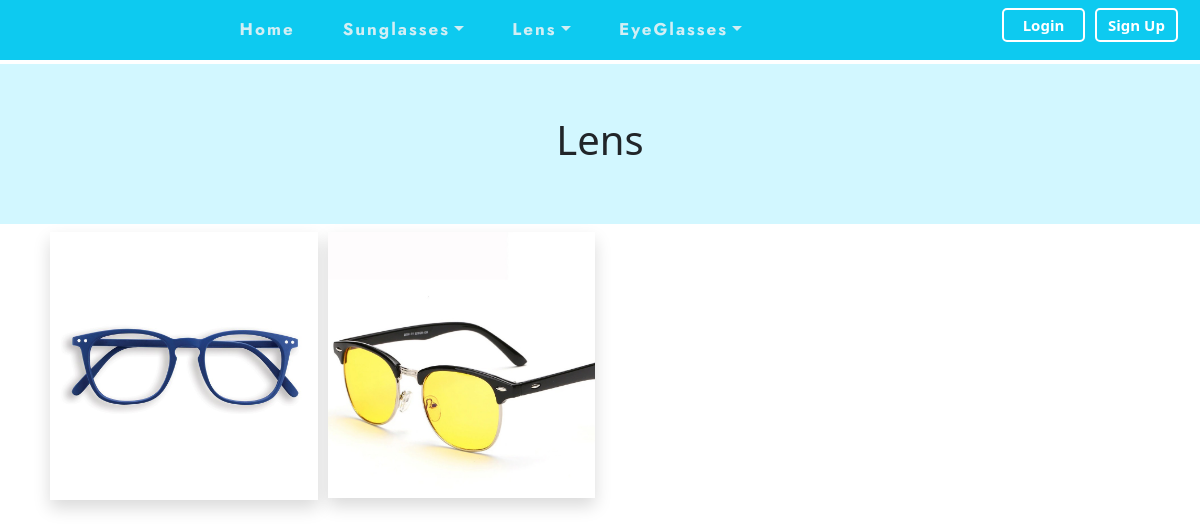
The page /prodgallery.php?sub_catg_id=1 on the database its author committed.
### tables this page shows
CREATE TABLE `categories` (
  `ID` int(11) NOT NULL,
  `Categories_name` varchar(255) NOT NULL,
  `totalSub_catg` int(11) NOT NULL
);

CREATE TABLE `sub_categories` (
  `ID` int(11) NOT NULL,
  `Catg_ID` int(255) NOT NULL,
  `totalProducts` int(11) NOT NULL,
  `Sub_catg_name` varchar(255) NOT NULL
);

CREATE TABLE `products` (
  `Sub_catg_ID` int(11) NOT NULL,
  `P_Name` text NOT NULL,
  `P_Desc` text NOT NULL,
  `P_price` varchar(255) NOT NULL,
  `color` varchar(255) NOT NULL,
  `Img_name` text NOT NULL,
  `ID` int(11) NOT NULL
);

### dbh/conn.php (called while the page is built, shortened)
<?php
function ENC($string, $action = 'encrypt')
{
  $encrypt_method = "AES-256-CBC";
  $secret_key = 'ZvOLdaDY4222yxiAVQuD3xg9bjbJ';
  $secret_iv = 'B7hm482C0zj';
  $key = hash('sha256', $secret_key);
  $iv = substr(hash('sha256', $secret_iv), 0, 16);
  if ($action == 'encrypt') {
    $output = openssl_encrypt($string, $encrypt_method, $key, 0, $iv);
    $output = base64_encode($output);
  } else if ($action == 'decrypt') {
    $output = openssl_decrypt(base64_decode($string), $encrypt_method, $key, 0, $iv);
  }
  return $output;
}

### prodgallery.php (the view, shortened to what this page needs)
<!DOCTYPE html>
<html lang="en">
<head>
    <link rel="stylesheet" href="css/style.css" />
    <link href="https://cdn.jsdelivr.net/npm/bootstrap@5.0.2/dist/css/bootstrap.min.css" rel="stylesheet" />
</head>
<body>
    <?php
    include_once "includes/nav.php";
    ?>
    <section style="margin-top:4rem;">
    <?php
            $sub_catg_id = $_GET['sub_catg_id'];
            $sql1 = "SELECT * FROM sub_categories  sc
            INNER JOIN categories c
            ON sc.Catg_ID = c.ID
            WHERE sc.ID = {$sub_catg_id}";
            $result1 = mysqli_query($conn, $sql1);
            if(mysqli_num_rows($result1) > 0){
                while($rows1 = mysqli_fetch_assoc($result1)){
                    echo '<div class="demo-banner">
                            <div class="container-fluid d-flex align-items-center">
                                <div class="col-12 my-auto">
                                    <h1 class="text-center">'.ENC($rows1['Categories_name'],'decrypt').'</h1>
                                </div>
                            </div>
                          </div>';
                }
            }
            ?>
        <div class="container"  >
            <div class="row align-items-center mb-4">
                <div class="col-lg-12 col-md-12 col-sm-12 col-12">
                    <div class="card-columns p-2">
                        <?php
                        $sql = "SELECT * FROM products WHERE Sub_catg_ID = {$sub_catg_id};";
                        $result = mysqli_query($conn,$sql);
                        if(mysqli_num_rows($result) > 0){
                            while($rows = mysqli_fetch_assoc($result)){
                                echo "<div class='cards shadow'><a href='preview.php?id=".$rows['ID']."'><img src='uploads/".ENC($rows['Img_name'],'decrypt')."'class='img-fluid'></a></div>";
                            }
                        }
                        ?>
                    </div>
                </div>
            </div>
        </div>
    </section>
</body>
</html>

### includes/nav.php (shortened to what this page needs)
<nav class="navbar navbar-expand-lg navbar-dark bg-info fixed-top">
        <div class="container-fluid">
            <div class="collapse navbar-collapse" id="navbarNav">
                <ul class="navbar-nav mx-auto  dark">
                    <li class="nav-item">
                        <a class="nav-link" href="index.php">Home</a>
                    </li>
                    <?php
                    include 'dbh/conn.php';
                     $sql1 = "SELECT * FROM categories WHERE totalSub_catg > 0 LIMIT 0,4;";
                     $result1 = mysqli_query($conn, $sql1);
                     if(mysqli_num_rows($result1) > 0){
                        while($rows1 = mysqli_fetch_assoc($result1)){
                    ?>
                    <li class="nav-item dropdown">
                        <a class="nav-link dropdown-toggle" id="navbarDropdownMenuLink" role="button" data-bs-toggle="dropdown" aria-expanded="false"><?php echo ENC($rows1['Categories_name'],'decrypt');?></a>
                    </li>
                    <?php
                      }
                    }
                    ?>
                </ul>
                <div class="nav-end">
                    <?php
                    if(isset($_SESSION['user_id'])){
                        $sql = "SELECT * FROM orders WHERE Cust_ID = {$_SESSION['user_id']};";
                        $result = mysqli_query($conn, $sql);
                        $i = 0;
                        $i = mysqli_num_rows($result);
                        echo '<a  href="orders.php?cust_id='.$_SESSION["user_id"].'" class="position-relative px-2 nav-btn ms-2" style="width:85px" aria-current="true">Orders
                        <span class="position-absolute top-0 start-100 translate-middle badge rounded-pill bg-danger">
                        '.$i.'
                         <span class="visually-hidden">unread messages</span>
                       </span></a>';
                        $sql = "SELECT * FROM addtocart WHERE Cust_ID = {$_SESSION['user_id']};";
                        $result = mysqli_query($conn, $sql);
                        $count = 0;
                        $count = mysqli_num_rows($result);
                        echo '<a type="button" class="position-relative px-2  nav-btn" style="width:55px;" href="addtocart.php?cust_id='.$_SESSION["user_id"].'">
                        <i class="fas fa-shopping-cart"></i>
                        <span class="position-absolute top-0 start-100 translate-middle badge rounded-pill bg-danger">
                         '.$count.'
                          <span class="visually-hidden">unread messages</span>
                        </span>
                      </a>';
                        echo '<a  href="logout.php" class="nav-btn " style="width:55px;" aria-current="true"><i class="fas fa-sign-out-alt"></i></a>';
                    }else if(isset($_SESSION['role'])){
                        echo '<a  href="admin/dashboard.php" class="nav-btn" aria-current="true">Dashboard</a>';
                        echo '<a  href="logout.php" class="nav-btn" aria-current="true">Logout</a>';
                    }else{
                      echo  '<a  href="login.php" class="nav-btn" aria-current="true">Login</a>';
                      echo '<a  href="signup.php" class="nav-btn" aria-current="true">Sign Up</a>';
                    }
                    ?>
                </div>
            </div>
        </div>
    </nav>

### css/style.css (style rules this page uses)
ul { padding-left: 0 !important; }
a { text-decoration: none !important; outline: none !important; }
li { list-style: none; }
.nav-item { margin-right: 2rem; }
.nav-link { color: rgba(245, 245, 245, 0.856) !important; font-size: 17px; font-family: "Jost", sans-serif; font-weight: bolder; letter-spacing: 2px; }
.demo-banner { width: 100%; height: 20vh; background: #d2f7ff; }
.container-fluid { height: 100%; }
.card-columns { column-count: 4; column-gap: 10px; }
.nav-btn { display: inline-block; text-decoration: none !important; border: 2px solid white; width: 110px; line-height: 43px; text-align: center; margin-right: 10px; font-weight: bold; color: white; transition: all 0.3s ease-in-out; border-radius: 5px; font-size: 18px; }
@media (max-width: 1370px) { .nav-btn { display: inline-block; width: 83px; line-height: 30px; font-size: 15px; margin-bottom: 10px; } }

### rows shown on the page
categories: Categories_name "Sunglasses"
categories: Categories_name "Lens"
categories: Categories_name "EyeGlasses"
sub_categories: Catg_ID.Categories_name "Lens"
products: shows a picture
products: shows a picture
